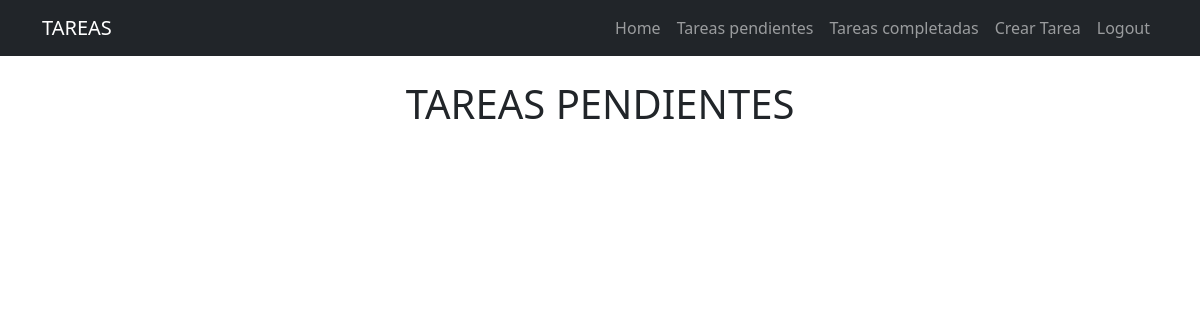
The app's page /tasks/ (signed in), older data.
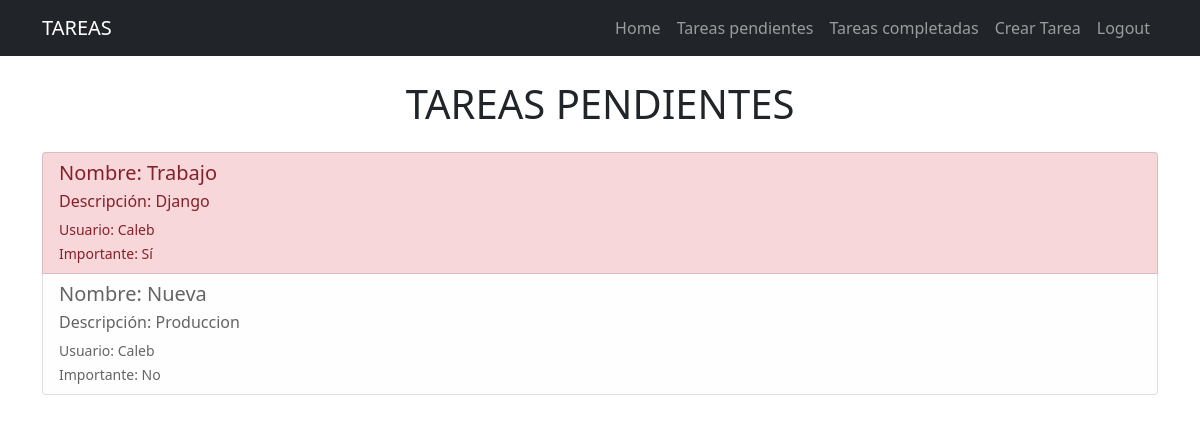
The same page, newer data.
### tasks/models.py (models this page shows, shortened)
class Task(models.Model):
    title = models.CharField(max_length=100)
    description= models.TextField(blank=True)
    created= models.DateTimeField(auto_now_add=True)
    datecompleted= models.DateTimeField(null=True, blank=True)
    important= models.BooleanField(default=False)
    user= models.ForeignKey(User, on_delete=models.CASCADE)

### tasks/views.py (the view)
# urls.py: path('tasks/', views.tasks, name='tasks'),
@login_required
def tasks(request):
    tasks = Task.objects.filter(user=request.user, datecompleted__isnull=True)
    return render(request, 'tasks.html',{'tasks': tasks})

### tasks/templates/tasks.html (shortened to what this page needs)
{% extends 'base.html' %}
{% block content %}
<main class="container">
    <h1 class="text-center my-4">
        {% if request.path == '/tasks/' %}
            TAREAS PENDIENTES
        {% elif request.path == '/tasks_completed/' %}
            TAREAS COMPLETADAS
        {% endif %}
    </h1>
    <div class="list-group">
        {% for task in tasks %}
        <a href="{% url 'task_detail' task.id %}" class="list-group-item list-group-item-action {% if task.datecompleted %}list-group-item-success{% else %}{% if task.important %}list-group-item-danger{% else %}list-group-item-light{% endif %}{% endif %}">
            <div class="d-flex w-100 justify-content-between">
                <h5 class="mb-1">Nombre: {{ task.title }}</h5>
            </div>
            <p class="mb-1">Descripción: {{ task.description }}</p>
            <small>Usuario: {{ task.user.username }}</small>
            <br>
            <small>Importante: {{ task.important|yesno:"Sí,No" }}</small>
        </a>
        {% endfor %}
    </div>
</main>
{% endblock %}

Row changes from the older to the newer data that the page shows:
added Task: title "Trabajo", description "Django", user.username "Caleb", important "Sí"
added Task: title "Nueva", description "Produccion", user.username "Caleb", important "No"
